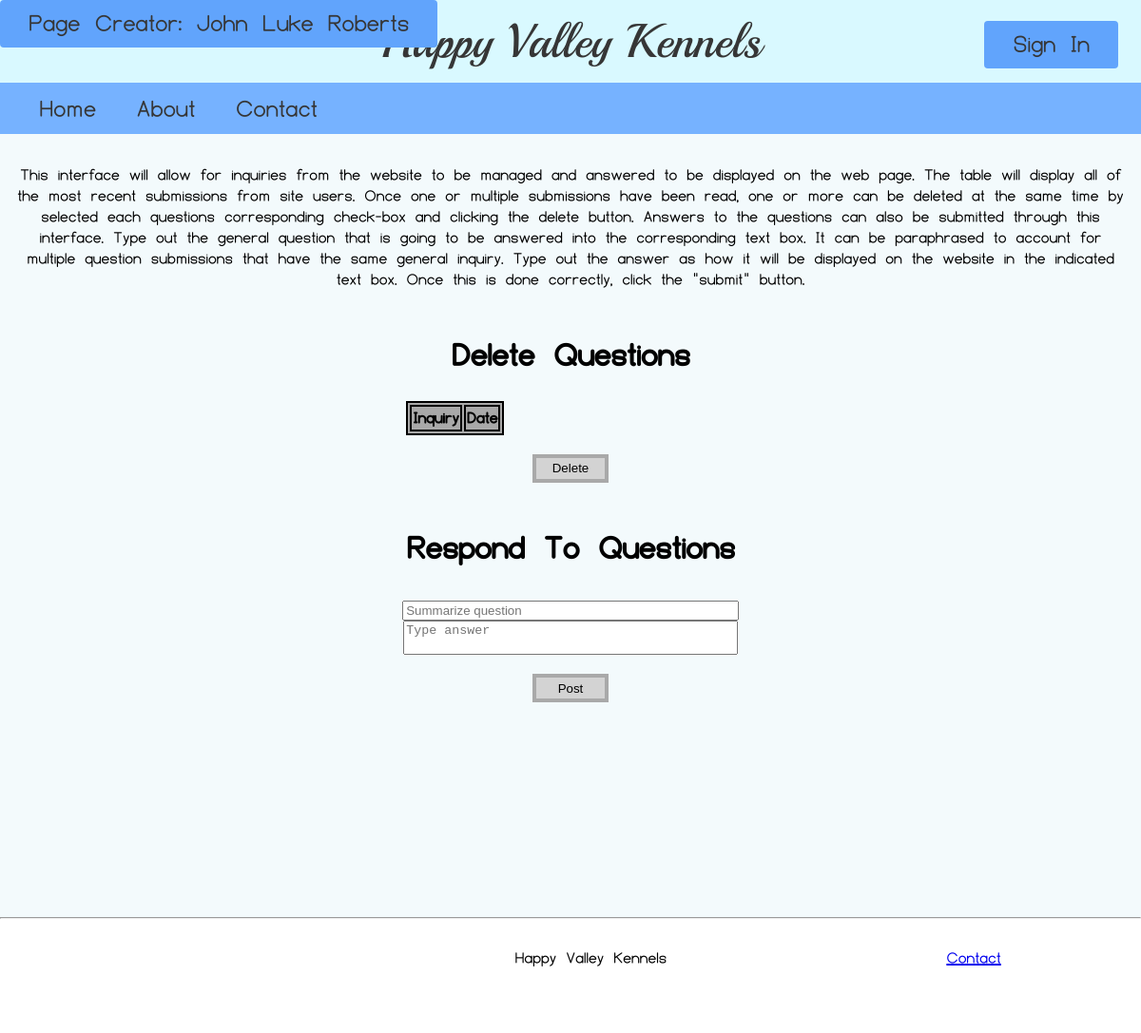
/Inquiries/index.php, run on an earlier commit of the app's database.
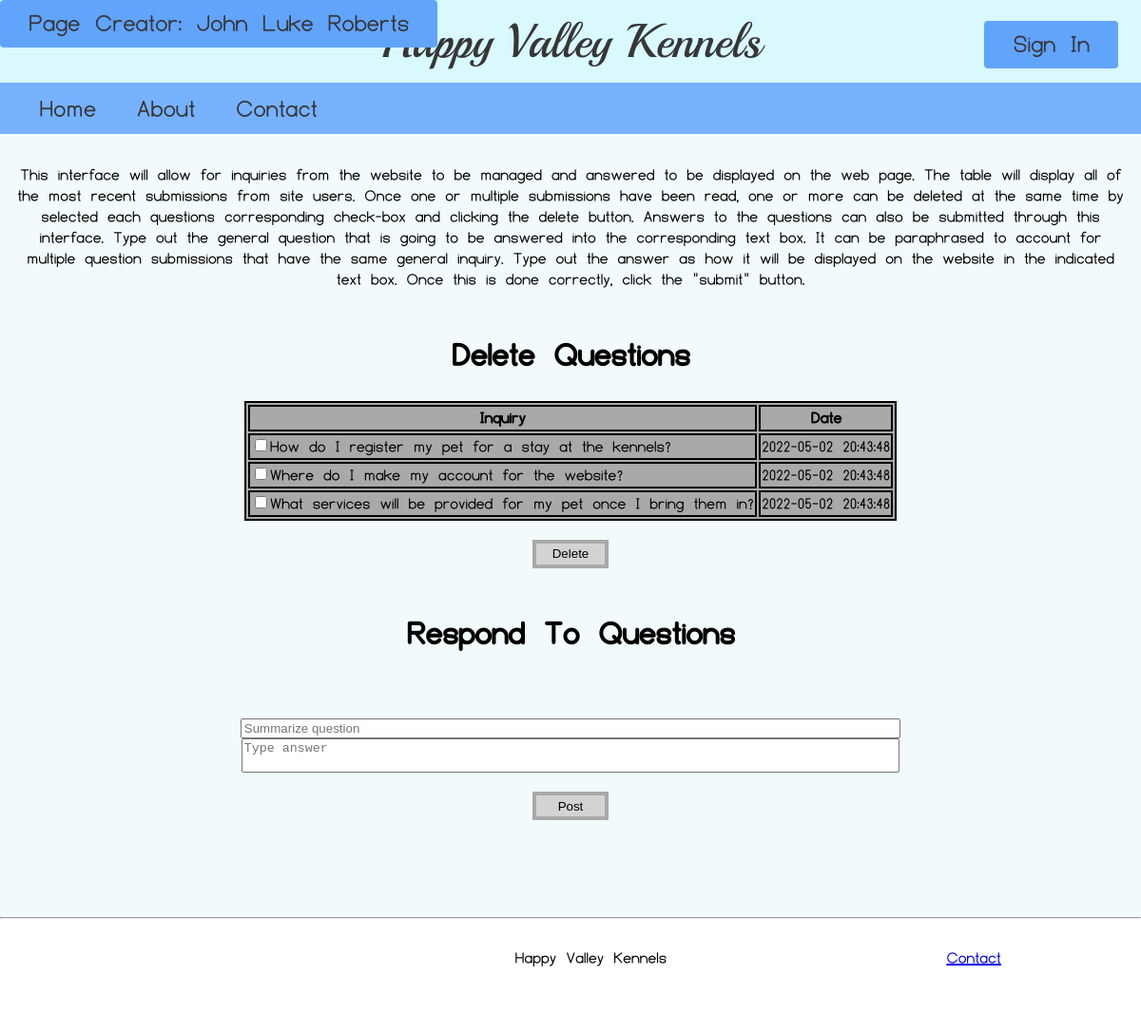
And on a later commit of the database.
### tables this page shows
CREATE TABLE inquiry (
	question varchar(250),
    recency datetime,
    id int auto_increment primary key
);

### Inquiries/index.php (the view, shortened to what this page needs)
<?php
include "../assets/Header/Header.php";
$servername = "localhost";
$username = "root";
$password = "";
$conn = new
	PDO("mysql:host=$servername;
dbname=faq", $username, $password);
$sql = "SELECT * FROM inquiry
	ORDER BY recency asc;";
$query = $conn->prepare($sql);
$query->execute();
$table = $query->fetchAll();
?>
<!DOCTYPE html>
<html lang="en">
<link rel="stylesheet" href="HVK_employInt.css">
<body>
	<div id="Page_Content">
		<div style="width: 10%, 90%;">
			<p>
				This interface will allow for inquiries from the website to be managed and answered to be displayed on the web page.
				The table will display all of the most recent submissions from site users. Once one or multiple submissions have been
				read, one or more can be deleted at the same time by selected each questions corresponding check-box and clicking the delete button. Answers to the questions
				can also be submitted through this interface. Type out the general question that is going to be answered into the corresponding
				text box. It can be paraphrased to account for multiple question submissions that have the same general inquiry. Type
				out the answer as how it will be displayed on the website in the indicated text box. Once this is done correctly, click
				the "submit" button.
			</p>
		</div>
		<div>
			<div>
				<h1>Delete Questions</h1>
				<form action="index.php" method="POST">
						<table>
							<tr>
								<th>Inquiry</th>
								<th class="date">Date</th>
								<?php
								foreach ($table as $row) {
									echo ("<tr>");
									echo ("<td><input type = 'checkbox' name = " . $row["id"] . ">" . $row["question"] . "</td>");
									echo ("<td>" . $row["recency"] . "</td>");
									echo ("</tr>");
								}
								?>
							</tr>
						</table>
					</div>
					<div style="justify-content: center; display: flex; flex-direction: row;">
						<button class="sub_button">Delete</button>
					</div>
				<h1>Respond To Questions</h1>
				<form action="confirmation.php" method="POST" id="answer_form">
					<input name="question" placeholder="Summarize question" required>
					<textarea name="response" placeholder="Type answer" required></textarea>
					<button class="sub_button">Post</button>
				</form>
		</div>
	</div>
</body>
</html>
<?php
include "../assets/Footer/Footer.php";
?>

What changed in the data, as far as the page shows it:
added inquiry: question "How do I register my pet for a stay at the kennels?", recency "2022-05-02 20:43:48"
added inquiry: question "Where do I make my account for the website?", recency "2022-05-02 20:43:48"
added inquiry: question "What services will be provided for my pet once I bring them in?", recency "2022-05-02 20:43:48"
